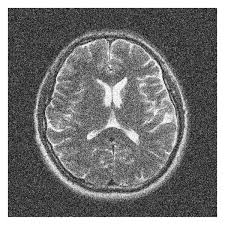
#> input picture notebooks/8.noisyCT.jpg, 225 x 225 px
$ jupyter execute 9.randomWalkerSegmentation.ipynb
#> lines starting #> are read from the running program, lines starting #| are printed output that depends on the picture; after the words box and inside, x2 and y2 are one past the last pixel; in counts of white or black regions, pixels touching at a corner belong together
# Random Walker Segmentation in Python (When Histogram Thresholding Fails)
*Denoise → Improve contrast → Place confident markers → Random Walker diffusion → Clean + visualize*

---

## Why Random Walker?

In the previous tutorial we used **histogram-based segmentation** successfully because different regions had **well-separated intensity peaks**.

But images often look like this:

- Two (or more) visually distinct regions exist…
- Yet their pixel intensities **overlap heavily**
- Thresholds either under-segment or mix phases

In these cases, **Random Walker segmentation** is a strong next tool because:

✅ You provide a few **high-confidence “markers”** (seed regions)
✅ The algorithm assigns every unlabeled pixel to the most likely region by solving a diffusion problem
✅ It works well even when intensities overlap—as long as the seeds are correct

In `scikit-image`, Random Walker lives in:

[cell 1]
from skimage.segmentation import random_walker

**Overview of the Pipeline**
We’ll build an end-to-end workflows:
1. Load image (float)
2. Check histogram (confirm thresholding is not enough)
3. Denoise (Non-Local Means)
4. Improve contrast (CLAHE / adaptive histogram equalization)
5. Build marker map (0=unknown, 1=phase A, 2=phase B)
6. Run random walker
7. Convert labels into masks and a colored overlay

---

### 1) Imports

[cell 2]
import numpy as np
import matplotlib.pyplot as plt

from skimage import io, exposure
from skimage.util import img_as_float
from skimage.restoration import denoise_nl_means, estimate_sigma
from skimage.segmentation import random_walker

from scipy import ndimage as ndi

### 2) Load the Image as Float

Random walker involves math and diffusion, so use floats (0..1).

[cell 3]
img = img_as_float(io.imread("8.noisyCT.jpg", as_gray=True))
#> img is the input picture: shape (225, 225) float64; min 0, max 1, mean 0.468
plt.imshow(img, cmap="gray")
plt.title("Original image")
plt.axis("off")
plt.show()

---

### 3) Initial Histogram (Why Thresholding Fails)

[cell 4]
plt.figure(figsize=(7,4))
plt.hist(img.ravel(), bins=100, range=(0,1))
plt.title("Histogram (original float image)")
plt.xlabel("Intensity")
plt.ylabel("Pixel count")
plt.show()
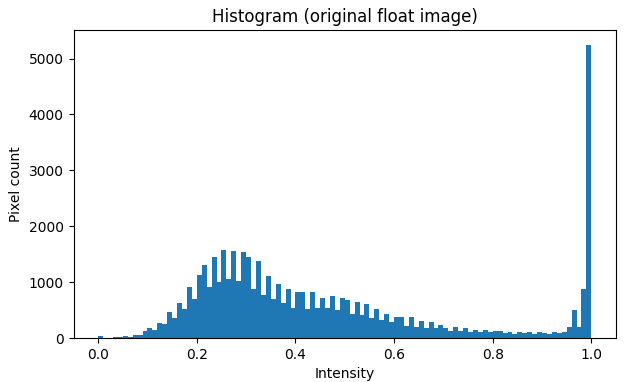
#> figure drawn by matplotlib, 1 panel; tallest bar 5248 high, from x = 0.99 to 1

Even if the image has two phases visually, the histogram may not show clean peaks—so simple thresholding is unreliable.

---

### 4) Denoise with Non-Local Means

Non-local means is a great edge-preserving denoiser.

[cell 5]
sigma_est = np.mean(estimate_sigma(img, channel_axis=None))
#> sigma_est = 0.0606
denoised = denoise_nl_means(
    img,
    h= 1.1 * sigma_est,
    patch_size=5,
    patch_distance=3,
    fast_mode=True,      # much faster; can look a bit "cartoonish" sometimes
    channel_axis=None
)
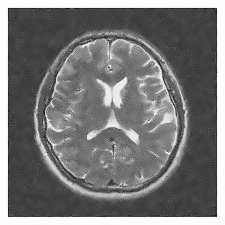
#> denoised: shape (225, 225) float64; min 0, max 1, mean 0.468

plt.figure(figsize=(6, 7))

plt.subplot(1, 2, 1)
plt.imshow(img, cmap = "gray")
plt.axis("off")
plt.title("Original image")

plt.subplot(1, 2, 2)
plt.imshow(denoised, cmap = "gray")
plt.axis("off")
plt.title("Denoised (Non-Local Means)")


plt.tight_layout()
plt.show()
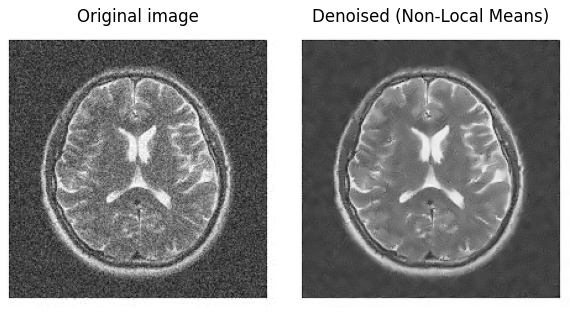
#> figure drawn by matplotlib, 2 panels

**Quick compare histograms**

[cell 6]
plt.figure(figsize=(9,4))
plt.hist(img.ravel(), bins=100, range=(0,1), alpha=0.5, label="Original")
plt.hist(denoised.ravel(), bins=100, range=(0,1), alpha=0.5, label="Denoised")
plt.title("Histogram: original vs denoised")
plt.legend()
plt.show()
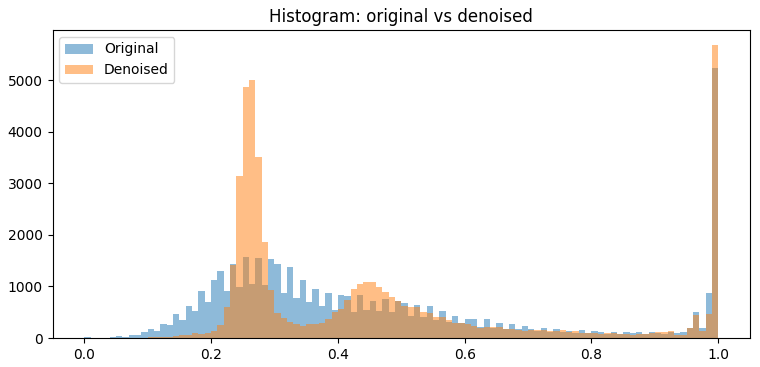
#> figure drawn by matplotlib, 1 panel; tallest bar 5248 high, from x = 0.99 to 1; tallest bar 5691 high, from x = 0.99 to 1

---

### 5) Improve Contrast with CLAHE (Adaptive Histogram Equalization)

Denoising may help but still not enough.
CLAHE stretches contrast locally so phases are more separable.

[cell 7]
# --- CLAHE (adaptive histogram equalization) ---
eq = exposure.equalize_adapthist(denoised, clip_limit=0.01)
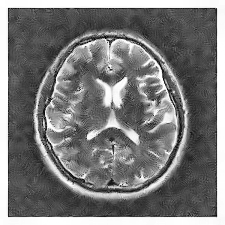
#> eq: shape (225, 225) float64; min 0, max 1, mean 0.478

# --- Plot
plt.figure(figsize=(15, 5))

plt.subplot(1, 3, 1)
plt.imshow(img, cmap="gray")
plt.title("Original image")
plt.axis("off")

plt.subplot(1, 3, 2)
plt.imshow(denoised, cmap="gray")
plt.title("Denoised (Non-Local Means)")
plt.axis("off")

plt.subplot(1, 3, 3)
plt.imshow(eq, cmap="gray")
plt.title("After CLAHE (equalize_adapthist)")
plt.axis("off")

plt.tight_layout()
plt.show()

Histogram after equalization:

[cell 8]
plt.figure(figsize=(7,4))
plt.hist(eq.ravel(), bins=100, range=(0,1))
plt.title("Histogram after CLAHE")
plt.xlabel("Intensity")
plt.ylabel("Pixel count")
plt.show()
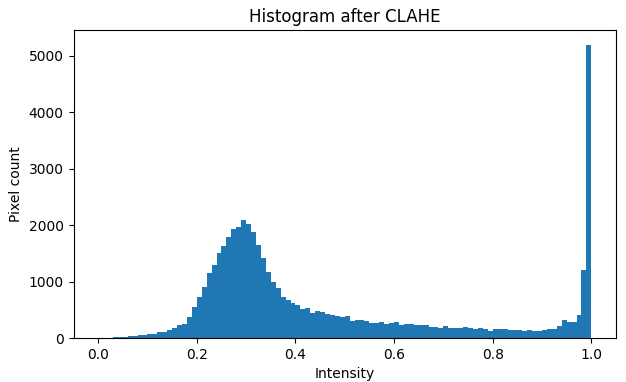
#> figure drawn by matplotlib, 1 panel; tallest bar 5194 high, from x = 0.99 to 1

> You’ll usually see a wider spread (e.g. 0.3 to 1.0 instead of 0.75 to 0.95).

---

### 6) Create Marker Map (Seeds)

Random walker needs:
- Image (we use eq)
- Markers array of same shape, integer dtype:
    - 0 = unknown/unseeded pixels
    - 1 = seed region for phase A
    - 2 = seed region for phase B

**Pick “high-confidence” intensity bands**
From the transcript:
- Dark phase seeds: 0.3–0.6
- Bright phase seeds: 0.8–0.99

[cell 9]
markers = np.zeros(eq.shape, dtype=np.uint8)

markers[(eq > 0.3) & (eq < 0.6)] = 1
markers[(eq > 0.8) & (eq < 0.99)] = 2

Visualize markers:

[cell 10]
plt.imshow(markers, cmap="nipy_spectral")
plt.title("Markers (0=unknown, 1=dark seeds, 2=bright seeds)")
plt.axis("off")
plt.show()
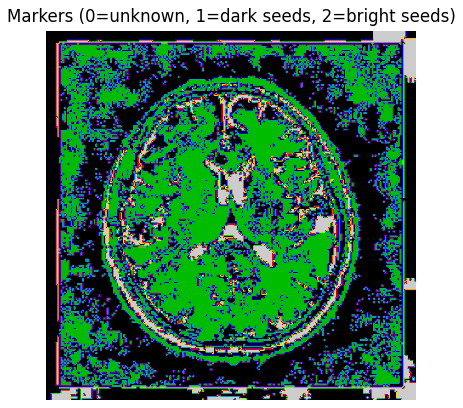
#> figure drawn by matplotlib, 1 panel

> ✅ Sanity check: If markers show almost all zeros, your thresholds are too strict.

---

### 7) Run Random Walker Segmentation

[cell 11]
labels = random_walker(eq, markers, beta=10, mode="bf")
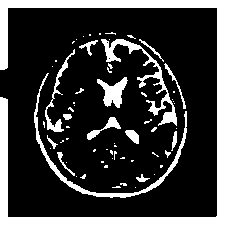
#> labels: shape (225, 225); values 1 (black) and 2 (white), 21.6% white; 65 white regions (48 under 20 px), largest, box (x1, y1, x2, y2) and area: (0, 0, 225, 225) 6718, (34, 73, 187, 198) 1059, (101, 39, 177, 126) 1047

`beta` controls how strongly boundaries are respected:
- higher beta → harder for diffusion to cross edges
- if segmentation “bleeds” across boundaries, increase beta (e.g. 50)
- if it looks fragmented/noisy, decrease beta (e.g. 5)

Display labels:

[cell 12]
plt.imshow(labels, cmap="nipy_spectral")
plt.title("Random Walker labels")
plt.axis("off")
plt.show()

---

### 8) Convert Labels into Masks + Colored Overlay

[cell 13]
seg1 = labels == 1
seg2 = labels == 2

Visualize masks

[cell 14]
plt.figure(figsize=(10,4))
plt.subplot(1,2,1); plt.imshow(seg1, cmap="gray"); plt.title("Segment 1 (label=1)"); plt.axis("off")
plt.subplot(1,2,2); plt.imshow(seg2, cmap="gray"); plt.title("Segment 2 (label=2)"); plt.axis("off")
plt.tight_layout()
plt.show()

Make a red/green overlay

[cell 15]
H, W = eq.shape
#> H = 225; W = 225
rgb = np.zeros((H, W, 3), dtype=np.uint8)

rgb[seg1] = (255, 0, 0)   # red
rgb[seg2] = (0, 255, 0)   # green

plt.imshow(rgb)
plt.title("Random Walker Segmentation (RGB)")
plt.axis("off")
plt.show()
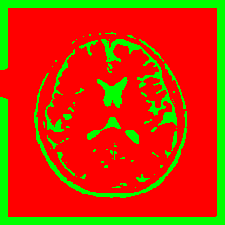
#> shown: shape (225, 225, 3); mean R, G, B 200, 55, 0
